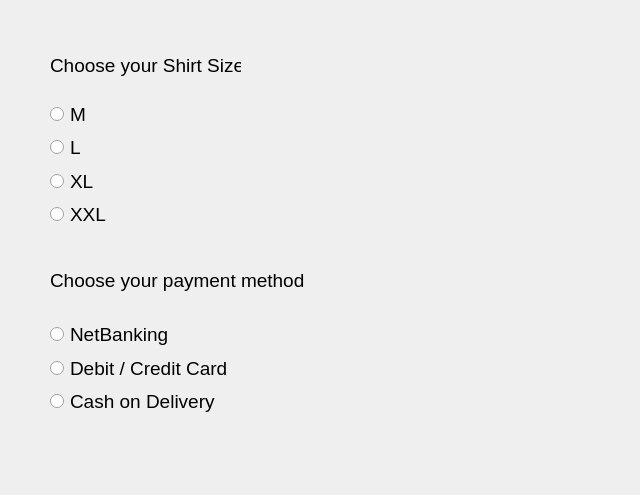
<?xml version="1.0" encoding="UTF-8"?>
<ui version="4.0">
 <class>Dialog</class>
 <widget class="QDialog" name="Dialog">
  <property name="geometry">
   <rect>
    <x>0</x>
    <y>0</y>
    <width>640</width>
    <height>495</height>
   </rect>
  </property>
  <property name="font">
   <font>
    <pointsize>14</pointsize>
   </font>
  </property>
  <property name="windowTitle">
   <string>Dialog</string>
  </property>
  <widget class="QLabel" name="label">
   <property name="geometry">
    <rect>
     <x>50</x>
     <y>40</y>
     <width>191</width>
     <height>51</height>
    </rect>
   </property>
   <property name="text">
    <string>Choose your Shirt Size</string>
   </property>
  </widget>
  <widget class="QLabel" name="label_2">
   <property name="geometry">
    <rect>
     <x>50</x>
     <y>260</y>
     <width>261</width>
     <height>41</height>
    </rect>
   </property>
   <property name="text">
    <string>Choose your payment method</string>
   </property>
  </widget>
  <widget class="QLabel" name="labelSelected">
   <property name="geometry">
    <rect>
     <x>40</x>
     <y>440</y>
     <width>551</width>
     <height>41</height>
    </rect>
   </property>
   <property name="text">
    <string/>
   </property>
  </widget>
  <widget class="QWidget" name="">
   <property name="geometry">
    <rect>
     <x>50</x>
     <y>100</y>
     <width>56</width>
     <height>128</height>
    </rect>
   </property>
   <layout class="QVBoxLayout" name="verticalLayout">
    <item>
     <widget class="QRadioButton" name="radioButtonMedium">
      <property name="text">
       <string>M</string>
      </property>
     </widget>
    </item>
    <item>
     <widget class="QRadioButton" name="radioButtonLarge">
      <property name="text">
       <string>L</string>
      </property>
     </widget>
    </item>
    <item>
     <widget class="QRadioButton" name="radioButtonXL">
      <property name="text">
       <string>XL</string>
      </property>
     </widget>
    </item>
    <item>
     <widget class="QRadioButton" name="radioButtonXXL">
      <property name="text">
       <string>XXL</string>
      </property>
     </widget>
    </item>
   </layout>
  </widget>
  <widget class="QWidget" name="">
   <property name="geometry">
    <rect>
     <x>50</x>
     <y>320</y>
     <width>182</width>
     <height>95</height>
    </rect>
   </property>
   <layout class="QVBoxLayout" name="verticalLayout_2">
    <item>
     <widget class="QRadioButton" name="radioButtonNetBanking">
      <property name="text">
       <string>NetBanking</string>
      </property>
     </widget>
    </item>
    <item>
     <widget class="QRadioButton" name="radioButtonDebitCard">
      <property name="text">
       <string>Debit / Credit Card</string>
      </property>
     </widget>
    </item>
    <item>
     <widget class="QRadioButton" name="radioButtonCashOnDelivery">
      <property name="text">
       <string>Cash on Delivery</string>
      </property>
     </widget>
    </item>
   </layout>
  </widget>
 </widget>
 <resources/>
 <connections/>
</ui>
